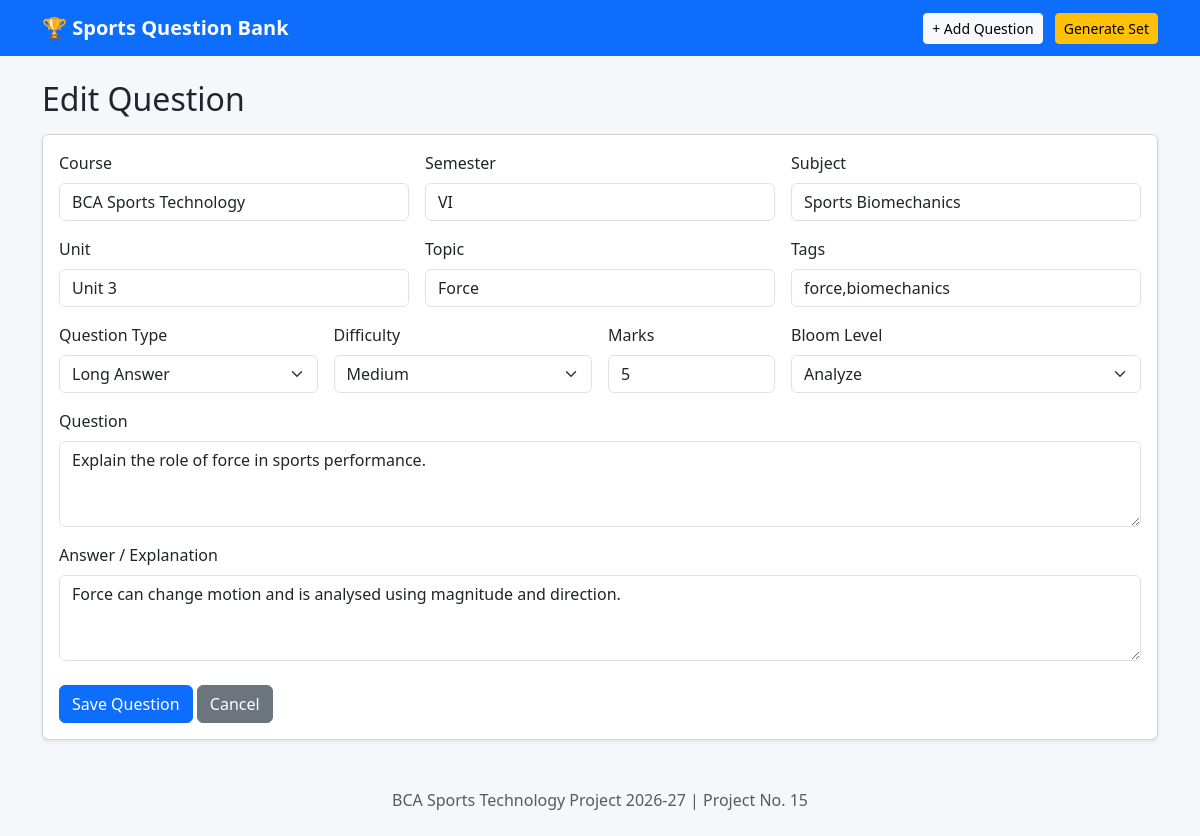
The page /edit/3 on the database its author committed.
### tables this page shows
CREATE TABLE questions (
id INTEGER PRIMARY KEY AUTOINCREMENT, course TEXT NOT NULL, semester TEXT NOT NULL,
subject TEXT NOT NULL, unit TEXT NOT NULL, topic TEXT NOT NULL, question_type TEXT NOT NULL,
difficulty TEXT NOT NULL, marks INTEGER NOT NULL, bloom TEXT NOT NULL, tags TEXT, question TEXT NOT NULL, answer TEXT);

### app.py (the view, shortened to what this page needs)
@app.route("/edit/<int:id>", methods=["GET","POST"])
def edit(id):
    conn = get_db()
    row = conn.execute("SELECT * FROM questions WHERE id=?", (id,)).fetchone()
    conn.close()
    return render_template("form.html", title="Edit Question", question=row)

### app.py (called while the page is built)
def get_db():
    conn = sqlite3.connect(DB)
    conn.row_factory = sqlite3.Row
    return conn

### templates/form.html
{% extends "base.html" %}{% block content %}
<h2 class="mb-3">{{title}}</h2>
<form method="post" class="card card-body shadow-sm">
<div class="row g-3">
{% for name,label,val in [
('course','Course',question.course if question else 'BCA Sports Technology'),
('semester','Semester',question.semester if question else 'VI'),
('subject','Subject',question.subject if question else ''),
('unit','Unit',question.unit if question else ''),
('topic','Topic',question.topic if question else ''),
('tags','Tags',question.tags if question else '')
] %}
<div class="col-md-4"><label class="form-label">{{label}}</label><input class="form-control" name="{{name}}" required value="{{val or ''}}"></div>
{% endfor %}
<div class="col-md-3"><label class="form-label">Question Type</label><select class="form-select" name="question_type">{% for x in ['MCQ','Short Answer','Long Answer','True/False'] %}<option {% if question and question.question_type==x %}selected{% endif %}>{{x}}</option>{% endfor %}</select></div>
<div class="col-md-3"><label class="form-label">Difficulty</label><select class="form-select" name="difficulty">{% for x in ['Easy','Medium','Hard'] %}<option {% if question and question.difficulty==x %}selected{% endif %}>{{x}}</option>{% endfor %}</select></div>
<div class="col-md-2"><label class="form-label">Marks</label><input class="form-control" type="number" min="1" name="marks" required value="{{question.marks if question else 2}}"></div>
<div class="col-md-4"><label class="form-label">Bloom Level</label><select class="form-select" name="bloom">{% for x in ['Remember','Understand','Apply','Analyze','Evaluate','Create'] %}<option {% if question and question.bloom==x %}selected{% endif %}>{{x}}</option>{% endfor %}</select></div>
<div class="col-12"><label class="form-label">Question</label><textarea class="form-control" name="question" rows="3" required>{{question.question if question else ''}}</textarea></div>
<div class="col-12"><label class="form-label">Answer / Explanation</label><textarea class="form-control" name="answer" rows="3">{{question.answer if question else ''}}</textarea></div>
</div><div class="mt-4"><button class="btn btn-primary">Save Question</button> <a class="btn btn-secondary" href="{{url_for('index')}}">Cancel</a></div>
</form>{% endblock %}

### static/style.css (style rules this page uses)
body { background:#f5f7fb }

### rows shown on the page
questions: label "Course", course "BCA Sports Technology", label "Semester", semester "VI", label "Subject", subject "Sports Biomechanics", label "Unit", unit "Unit 3", label "Topic", topic "Force", label "Tags", tags "force,biomechanics", question_type "Long Answer", difficulty "Medium", marks "5", bloom "Analyze", question "Explain the role of force in sports performance.", answer "Force can change motion and is analysed using magnitude and direction."

### other values the page prints
{{ title }} "Edit Question"
